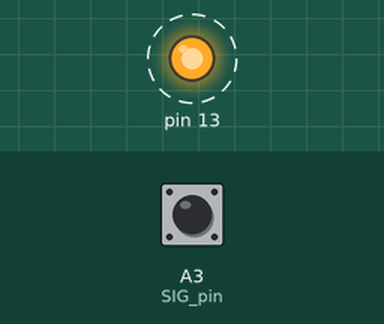
Recording of a sketch running on a simulated Arduino Uno, built with avr-gcc and run on an emulated ATmega328P. Shown: output pins drawn as LEDs (lit = HIGH). Dashed ring = blinking. The test bench sets the inputs (shaded band); at power-on: A3 (SIG_pin) HIGH. Pins used as bus, display or sensor lines are not drawn; what the sketch prints to the serial monitor is not drawn.

Above: at 0.5 s.
Timing chart, 0 to 3.0 s (numbered marks = the images above):
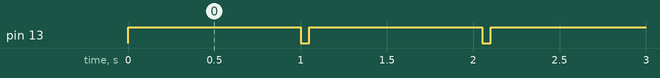

The sketch:

mux.ino
```cpp
//Mux control pins
int s0 = 8;
int s1 = 9;
int s2 = 10;
int s3 = 11;

//Mux in "SIG" pin
int SIG_pin = A3;

bool F = true;

void setup(){
  pinMode(s0, OUTPUT);
  pinMode(s1, OUTPUT);
  pinMode(s2, OUTPUT);
  pinMode(s3, OUTPUT);
  pinMode(SIG_pin, INPUT_PULLUP);
  pinMode(13, OUTPUT);
  digitalWrite(s0, LOW);
  digitalWrite(s1, LOW);
  digitalWrite(s2, LOW);
  digitalWrite(s3, LOW);

  Serial.begin(9600);

}


void loop(){
while(F)
{
  //Loop through and read all 16 values
  //Reports back Value at channel 6 is: 346
  for(int k = 0; k<2 ; k++){
  for(int i = 0; i < 8; i ++){

    Serial.print(readMux((k*8) + i));
    Serial.print(" ");
    delay(50);
  }
  Serial.println();
  }
  F = false;
}
}


int readMux(int channel){
  int controlPin[] = {s0, s1, s2, s3};

  int muxChannel[16][4]={
    {0,0,0,0}, //channel 0
    {1,0,0,0}, //channel 1
    {0,1,0,0}, //channel 2
    {1,1,0,0}, //channel 3
    {0,0,1,0}, //channel 4
    {1,0,1,0}, //channel 5
    {0,1,1,0}, //channel 6
    {1,1,1,0}, //channel 7
    {0,0,0,1}, //channel 8
    {1,0,0,1}, //channel 9
    {0,1,0,1}, //channel 10
    {1,1,0,1}, //channel 11
    {0,0,1,1}, //channel 12
    {1,0,1,1}, //channel 13
    {0,1,1,1}, //channel 14
    {1,1,1,1}  //channel 15
  };

  //loop through the 4 sig
  for(int i = 0; i < 4; i ++){
    digitalWrite(controlPin[i], muxChannel[channel][i]);
  }
  digitalWrite(13, HIGH);
delay(1000);
digitalWrite(13, LOW);
  //read the value at the SIG pin
  int val = !digitalRead(SIG_pin);

  //return the value
  return val;
}
```

Measured:
- by itself, pin 13: alternates HIGH for 1.0 s and LOW for 0.05 s, 32 changes in all, then stays LOW
